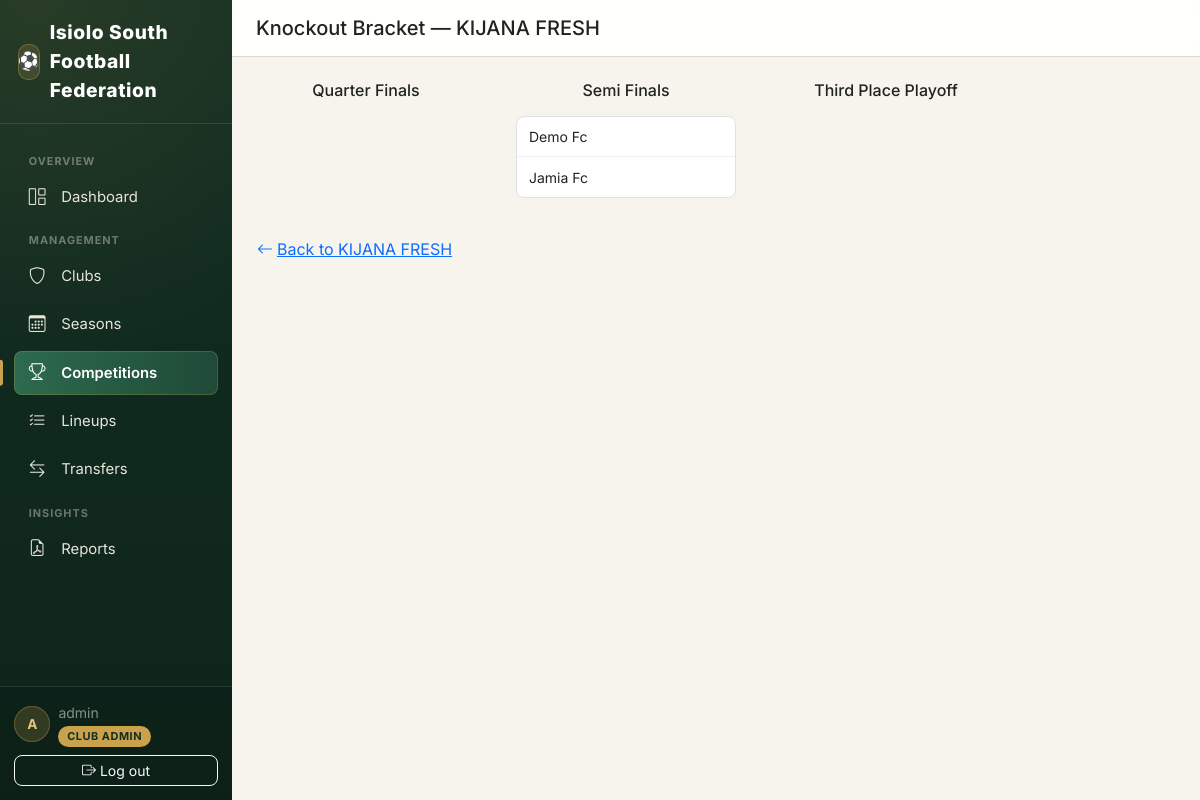
Screenshot of /competitions/competition/1/bracket/ (signed in) with the database file from the repository.
### accounts/models.py (models this page shows, shortened)
class CustomUser(AbstractUser):
    class Role(models.TextChoices):
        SUPER_ADMIN = "SUPER_ADMIN", "Super Admin"
        SUBCOUNTY_ADMIN = "SUBCOUNTY_ADMIN", "Sub-County Admin"
        CLUB_ADMIN = "CLUB_ADMIN", "Club Admin"
        REFEREE = "REFEREE", "Referee"
    role = models.CharField(
        max_length=20,
        choices=Role.choices,
        default=Role.CLUB_ADMIN,
        help_text="Determines what this user can see and do in FCMS.",
    )
    phone_number = models.CharField(max_length=20, blank=True)
    club = models.ForeignKey(
        "clubs.Club",
        on_delete=models.SET_NULL,
        null=True,
        blank=True,
        related_name="admins",
        help_text="Only set for Club Admin role.",
    )
    @property
    def is_super_admin(self):
        return self.role == self.Role.SUPER_ADMIN
    @property
    def is_subcounty_admin(self):
        return self.role == self.Role.SUBCOUNTY_ADMIN

### competitions/models.py (models this page shows, shortened)
class Competition(models.Model):
    class CompetitionType(models.TextChoices):
        LEAGUE = "LEAGUE", "League"
        KNOCKOUT = "KNOCKOUT", "Knockout"
        GROUP_KNOCKOUT = "GROUP_KNOCKOUT", "Group + Knockout"
        FRIENDLY = "FRIENDLY", "Friendly"
    class Status(models.TextChoices):
        DRAFT = "DRAFT", "Draft"
        REGISTRATION = "REGISTRATION", "Registration Open"
        ONGOING = "ONGOING", "Ongoing"
        COMPLETED = "COMPLETED", "Completed"
    season = models.ForeignKey(Season, on_delete=models.CASCADE, related_name="competitions")
    name = models.CharField(max_length=150, help_text='e.g. "Garbatulla Sub-County League"')
    competition_type = models.CharField(max_length=20, choices=CompetitionType.choices)
    status = models.CharField(max_length=20, choices=Status.choices, default=Status.DRAFT)
    double_round_robin = models.BooleanField(
        default=False,
        help_text="League only: teams play each other twice (home & away) instead of once.",
    )
    points_win = models.PositiveSmallIntegerField(default=3)
    points_draw = models.PositiveSmallIntegerField(default=1)
    points_loss = models.PositiveSmallIntegerField(default=0)
    two_legged_ties = models.BooleanField(
        default=False, help_text="Knockout only: each tie is played home & away (aggregate score)."
    )
    extra_time_enabled = models.BooleanField(default=True, help_text="Knockout only.")
    penalties_enabled = models.BooleanField(
        default=True, help_text="Knockout only: penalty shootout if still level after extra time."
    )
    has_third_place_playoff = models.BooleanField(default=False, help_text="Knockout only.")
    teams_qualifying_per_group = models.PositiveSmallIntegerField(
        default=2,
        help_text="Group + Knockout only: how many teams from each group advance to the knockout stage.",
    )
    created_at = models.DateTimeField(auto_now_add=True)
    class Meta:
        ordering = ["-created_at"]
        unique_together = ("season", "name")
    @property
    def has_knockout_bracket(self):
        return self.competition_type in (
            self.CompetitionType.KNOCKOUT,
            self.CompetitionType.GROUP_KNOCKOUT,
        )

class KnockoutRound(models.Model):
    class RoundName(models.TextChoices):
        PRELIMINARY = "PRELIMINARY", "Preliminary Round"
        ROUND_OF_32 = "ROUND_OF_32", "Round of 32"
        ROUND_OF_16 = "ROUND_OF_16", "Round of 16"
        QUARTER_FINAL = "QUARTER_FINAL", "Quarter Finals"
        SEMI_FINAL = "SEMI_FINAL", "Semi Finals"
        THIRD_PLACE = "THIRD_PLACE", "Third Place Playoff"
        FINAL = "FINAL", "Final"
    competition = models.ForeignKey(Competition, on_delete=models.CASCADE, related_name="knockout_rounds")
    name = models.CharField(max_length=20, choices=RoundName.choices)
    order = models.PositiveSmallIntegerField(help_text="Lower = earlier round. Used for bracket sequencing.")
    class Meta:
        unique_together = ("competition", "name")
        ordering = ["order"]

class KnockoutFixture(models.Model):
    round = models.ForeignKey(KnockoutRound, on_delete=models.CASCADE, related_name="fixtures")
    slot_number = models.PositiveSmallIntegerField(
        help_text="Position within the round, e.g. QF1, QF2, QF3, QF4 -> 1,2,3,4."
    )
    team_a = models.ForeignKey(
        CompetitionTeam, on_delete=models.SET_NULL, null=True, blank=True, related_name="knockout_as_team_a"
    )
    team_b = models.ForeignKey(
        CompetitionTeam, on_delete=models.SET_NULL, null=True, blank=True, related_name="knockout_as_team_b"
    )
    winner = models.ForeignKey(
        CompetitionTeam, on_delete=models.SET_NULL, null=True, blank=True, related_name="knockout_wins"
    )
    feeds_into = models.ForeignKey(
        "self",
        on_delete=models.SET_NULL,
        null=True,
        blank=True,
        related_name="fed_from",
        help_text="The next-round fixture the winner of this tie advances to.",
    )
    class Meta:
        unique_together = ("round", "slot_number")
        ordering = ["round__order", "slot_number"]

class CompetitionTeam(models.Model):
    class Status(models.TextChoices):
        ENTERED = "ENTERED", "Entered"
        WITHDRAWN = "WITHDRAWN", "Withdrawn"
        DISQUALIFIED = "DISQUALIFIED", "Disqualified"
    competition = models.ForeignKey(Competition, on_delete=models.CASCADE, related_name="entered_teams")
    club = models.ForeignKey(Club, on_delete=models.CASCADE, related_name="competition_entries")
    status = models.CharField(max_length=20, choices=Status.choices, default=Status.ENTERED)
    entered_at = models.DateTimeField(auto_now_add=True)
    class Meta:
        unique_together = ("competition", "club")
        ordering = ["club__name"]

### clubs/models.py (models this page shows, shortened)
class Club(models.Model):
    class Status(models.TextChoices):
        PENDING = "PENDING", "Pending Approval"
        ACTIVE = "ACTIVE", "Active"
        SUSPENDED = "SUSPENDED", "Suspended"
        INACTIVE = "INACTIVE", "Inactive"
    name = models.CharField(max_length=150, unique=True)
    logo = models.ImageField(upload_to="club_logos/", blank=True, null=True)
    ward = models.CharField(max_length=100, help_text="Administrative ward the club represents.")
    registration_number = models.CharField(max_length=50, unique=True)
    home_ground = models.CharField(max_length=150, blank=True)
    contact_name = models.CharField(max_length=100, blank=True)
    contact_phone = models.CharField(max_length=20, blank=True)
    contact_email = models.EmailField(blank=True)
    status = models.CharField(max_length=20, choices=Status.choices, default=Status.PENDING)
    created_at = models.DateTimeField(auto_now_add=True)
    updated_at = models.DateTimeField(auto_now=True)
    class Meta:
        ordering = ["name"]

### competitions/views.py (the view)
# urls.py: path("competition/<int:competition_pk>/bracket/", views.bracket_view, name="bracket"),
@login_required
def bracket_view(request, competition_pk):
    competition = get_object_or_404(Competition, pk=competition_pk)
    if not competition.has_knockout_bracket:
        messages.error(request, "This competition doesn't have a knockout bracket.")
        return redirect("competitions:detail", pk=competition.pk)
    rounds = competition.knockout_rounds.prefetch_related(
        db_models.Prefetch(
            "fixtures",
            queryset=KnockoutFixture.objects.select_related(
                "team_a__club", "team_b__club", "winner__club", "match"
            ).order_by("slot_number"),
        )
    ).order_by("order")
    assigned_team_ids = set()
    for rnd in rounds:
        for kf in rnd.fixtures.all():
            if kf.team_a_id:
                assigned_team_ids.add(kf.team_a_id)
            if kf.team_b_id:
                assigned_team_ids.add(kf.team_b_id)
    unassigned_teams = (
        CompetitionTeam.objects.filter(competition=competition, status=CompetitionTeam.Status.ENTERED)
        .exclude(pk__in=assigned_team_ids)
        .select_related("club")
        .order_by("club__name")
    )
    return render(
        request,
        "competitions/bracket.html",
        {
            "competition": competition,
            "rounds": rounds,
            "unassigned_teams": unassigned_teams,
            "can_manage": _can_manage(request.user),
        },
    )

### competitions/templates/competitions/bracket.html (shortened to what this page needs)
{% extends "base.html" %}
{% block page_title %}Knockout Bracket — {{ competition.name }}{% endblock %}
{% block content %}
<div class="row">
    <div class="col">
        <div class="bracket-scroll">
            <div class="bracket">
                {% for rnd in rounds %}
                <div class="bracket-round">
                    <h6 class="text-center mb-3">{{ rnd.get_name_display }}</h6>
                    <div class="bracket-round-fixtures">
                        {% for kf in rnd.fixtures.all %}
                        <div class="bracket-tie">
                            <div class="bracket-slot {% if kf.winner_id and kf.winner_id == kf.team_a_id %}winner{% endif %}"
                                 data-slot="a"
                                 data-assign-url="{% url 'competitions:bracket_assign_slot' kf.pk %}">
                                {% if kf.team_a %}
                                    <span class="slot-team">{{ kf.team_a.club.name }}</span>
                                {% else %}
                                    <span class="slot-placeholder">Drop team here</span>
                                {% endif %}
                            </div>
                            <div class="bracket-slot {% if kf.winner_id and kf.winner_id == kf.team_b_id %}winner{% endif %}"
                                 data-slot="b"
                                 data-assign-url="{% url 'competitions:bracket_assign_slot' kf.pk %}">
                                {% if kf.team_b %}
                                    <span class="slot-team">{{ kf.team_b.club.name }}</span>
                                {% else %}
                                    <span class="slot-placeholder">Drop team here</span>
                                {% endif %}
                            </div>
                        </div>
                        {% endfor %}
                    </div>
                </div>
                {% endfor %}
            </div>
        </div>
    </div>
</div>
<a href="{% url 'competitions:detail' competition.pk %}" class="btn btn-link mt-3 ps-0">
    <i class="bi bi-arrow-left me-1"></i>Back to {{ competition.name }}
</a>
{% endblock %}

### templates/base.html (shortened to what this page needs)
{% load static %}
<!DOCTYPE html>
<html lang="en">
<head>
    <link href="https://cdnjs.cloudflare.com/ajax/libs/bootstrap/5.3.3/css/bootstrap.min.css" rel="stylesheet">
    <link href="https://cdnjs.cloudflare.com/ajax/libs/bootstrap-icons/1.11.3/font/bootstrap-icons.min.css" rel="stylesheet">
</head>
<body>
<div class="d-flex" style="min-height: 100vh;">
    {% if user.is_authenticated %}
    <nav class="sidebar d-none d-lg-flex">
        <div class="brand">
            <span class="brand-badge">⚽</span> Isiolo South Football Federation
        </div>
        <div class="sidebar-scroll">
            <div class="nav-section-label">Overview</div>
            <ul class="nav nav-pills flex-column gap-1 mb-1">
                <li class="nav-item">
                    <a class="nav-link {% if request.resolver_match.app_name == 'dashboard' %}active{% endif %}" href="{% url 'dashboard:home' %}">
                        <i class="bi bi-grid-1x2 me-2"></i>Dashboard
                    </a>
                </li>
            </ul>
            <div class="nav-section-label">Management</div>
            <ul class="nav nav-pills flex-column gap-1 mb-1">
                <li class="nav-item">
                    <a class="nav-link {% if request.resolver_match.app_name == 'clubs' %}active{% endif %}" href="{% url 'clubs:list' %}">
                        <i class="bi bi-shield me-2"></i>Clubs
                    </a>
                </li>
                <li class="nav-item">
                    <a class="nav-link {% if request.resolver_match.app_name == 'seasons' %}active{% endif %}" href="{% url 'seasons:list' %}">
                        <i class="bi bi-calendar3 me-2"></i>Seasons
                    </a>
                </li>
                <li class="nav-item">
                    <a class="nav-link {% if request.resolver_match.app_name == 'competitions' %}active{% endif %}" href="{% url 'competitions:list' %}">
                        <i class="bi bi-trophy me-2"></i>Competitions
                    </a>
                </li>
                <li class="nav-item">
                    <a class="nav-link {% if request.resolver_match.app_name == 'lineups' %}active{% endif %}" href="{% url 'lineups:home' %}">
                        <i class="bi bi-list-check me-2"></i>Lineups
                    </a>
                </li>
                <li class="nav-item">
                    <a class="nav-link {% if request.resolver_match.app_name == 'transfers' %}active{% endif %}" href="{% url 'transfers:dashboard' %}">
                        <i class="bi bi-arrow-left-right me-2"></i>Transfers
                    </a>
                </li>
            </ul>
            <div class="nav-section-label">Insights</div>
            <ul class="nav nav-pills flex-column gap-1">
                <li class="nav-item">
                    <a class="nav-link {% if request.resolver_match.app_name == 'reports' %}active{% endif %}" href="{% url 'reports:home' %}">
                        <i class="bi bi-file-earmark-pdf me-2"></i>Reports
                    </a>
                </li>
            </ul>
        </div>
        <div class="sidebar-footer">
            <div class="d-flex align-items-center gap-2 mb-2">
                <div class="user-avatar">{{ user.get_full_name|default:user.username|slice:":1"|upper }}</div>
                <div style="min-width:0;">
                    <div class="small text-white-50 text-truncate">{{ user.get_full_name|default:user.username }}</div>
                    <span class="role-badge">{{ user.get_role_display }}</span>
                </div>
            </div>
            <form method="post" action="{% url 'accounts:logout' %}">
                <button class="btn btn-sm btn-outline-light w-100" type="submit">
                    <i class="bi bi-box-arrow-right me-1"></i>Log out
                </button>
            </form>
        </div>
    </nav>
    {% endif %}
    <main class="flex-grow-1 d-flex flex-column" style="min-width:0; height: 100vh; overflow-y: auto;" id="mainScroll">
        {% if user.is_authenticated %}
        <div class="top-bar px-3 px-lg-4 py-3" id="topBar">
            <div class="d-flex align-items-center gap-3">
                <h5 class="mb-0">{% block page_title %}{% endblock %}</h5>
            </div>
        </div>
        {% endif %}
        <div class="content-area flex-grow-1">
            {% block content %}{% endblock %}
        </div>
    </main>
</div>
</body>
</html>

### rows the page displays
CustomUser: get_full_name "A", get_full_name "admin", role "CLUB ADMIN"
Competition: name "KIJANA FRESH"
KnockoutRound: name "Quarter Finals"
KnockoutRound: name "Semi Finals"
KnockoutFixture: team_a.club.name "Demo Fc", team_b.club.name "Jamia Fc"
KnockoutRound: name "Third Place Playoff"
